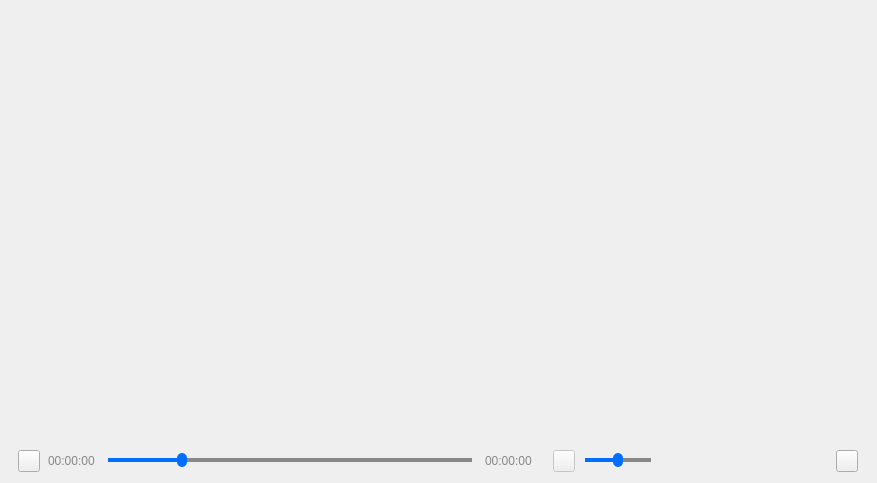
<?xml version="1.0" encoding="UTF-8"?>
<ui version="4.0">
 <class>MediaPlayer</class>
 <widget class="QWidget" name="MediaPlayer">
  <property name="geometry">
   <rect>
    <x>0</x>
    <y>0</y>
    <width>877</width>
    <height>483</height>
   </rect>
  </property>
  <property name="windowTitle">
   <string>Form</string>
  </property>
  <layout class="QVBoxLayout" name="verticalLayout">
   <property name="spacing">
    <number>0</number>
   </property>
   <property name="leftMargin">
    <number>0</number>
   </property>
   <property name="topMargin">
    <number>0</number>
   </property>
   <property name="rightMargin">
    <number>0</number>
   </property>
   <property name="bottomMargin">
    <number>0</number>
   </property>
   <item>
    <widget class="QWidgetVideoRender" name="widRender" native="true"/>
   </item>
   <item>
    <widget class="QWidget" name="widControl" native="true">
     <property name="maximumSize">
      <size>
       <width>16777215</width>
       <height>44</height>
      </size>
     </property>
     <property name="styleSheet">
      <string notr="true"/>
     </property>
     <layout class="QHBoxLayout" name="horizontalLayout">
      <property name="spacing">
       <number>0</number>
      </property>
      <property name="leftMargin">
       <number>18</number>
      </property>
      <property name="topMargin">
       <number>0</number>
      </property>
      <property name="rightMargin">
       <number>19</number>
      </property>
      <property name="bottomMargin">
       <number>0</number>
      </property>
      <item>
       <widget class="QPushButton" name="btnPlay">
        <property name="minimumSize">
         <size>
          <width>22</width>
          <height>22</height>
         </size>
        </property>
        <property name="maximumSize">
         <size>
          <width>22</width>
          <height>22</height>
         </size>
        </property>
        <property name="baseSize">
         <size>
          <width>0</width>
          <height>0</height>
         </size>
        </property>
        <property name="styleSheet">
         <string notr="true">QPushButton{
	border-image: url(:/Course/course/play.png);
}
QPushButtont:hover{
	border-image: url(:/Course/course/play.png);
}
QPushButton:pressed{
	border-image: url(:/Course/course/play_press.png);
}
QPushButton:disabled{
	border-image: url(:/Course/course/play.png);
}</string>
        </property>
        <property name="text">
         <string/>
        </property>
       </widget>
      </item>
      <item>
       <widget class="QLabel" name="lbCurTime">
        <property name="styleSheet">
         <string notr="true">color: rgb(136, 136, 136);
font: 12pt &quot;微软雅黑&quot;;
margin-left: 5px;
margin-right: 10px;</string>
        </property>
        <property name="text">
         <string>00:00:00</string>
        </property>
       </widget>
      </item>
      <item>
       <widget class="QSliderCustom" name="hsProgress">
        <property name="minimumSize">
         <size>
          <width>364</width>
          <height>0</height>
         </size>
        </property>
        <property name="maximumSize">
         <size>
          <width>364</width>
          <height>16777215</height>
         </size>
        </property>
        <property name="styleSheet">
         <string notr="true">QSlider::groove:horizontal {
	background: rgb(136, 136, 136);
	height: 4px;
}

QSlider::handle:horizontal {
	border-radius: 5px;
	margin: -5px -5px;
	width:  10px;	
    background: rgb(0, 110, 255);
}

QSlider::sub-page:horizontal {
	background: rgb(0, 110, 255);
}</string>
        </property>
        <property name="value">
         <number>20</number>
        </property>
        <property name="orientation">
         <enum>Qt::Horizontal</enum>
        </property>
       </widget>
      </item>
      <item>
       <widget class="QLabel" name="lbTotalTime">
        <property name="minimumSize">
         <size>
          <width>80</width>
          <height>0</height>
         </size>
        </property>
        <property name="styleSheet">
         <string notr="true">color: rgb(136, 136, 136);
font: 12pt &quot;微软雅黑&quot;;
margin-left: 10px;
margin-right: 18px;
</string>
        </property>
        <property name="text">
         <string>00:00:00</string>
        </property>
       </widget>
      </item>
      <item>
       <widget class="QPushButton" name="btnVolume">
        <property name="enabled">
         <bool>false</bool>
        </property>
        <property name="minimumSize">
         <size>
          <width>22</width>
          <height>22</height>
         </size>
        </property>
        <property name="maximumSize">
         <size>
          <width>22</width>
          <height>22</height>
         </size>
        </property>
        <property name="styleSheet">
         <string notr="true">QPushButton{
	border-image: url(:/Course/course/voice.png);
}
QPushButtont:hover{
	border-image: url(:/Course/course/voice.png);
}
QPushButton:pressed{
	border-image: url(:/Course/course/volice_press.png);
}
QPushButton:disabled{
	border-image: url(:/Course/course/voice.png);
}</string>
        </property>
        <property name="text">
         <string/>
        </property>
       </widget>
      </item>
      <item>
       <widget class="QLabel" name="label">
        <property name="minimumSize">
         <size>
          <width>10</width>
          <height>0</height>
         </size>
        </property>
        <property name="maximumSize">
         <size>
          <width>10</width>
          <height>16777215</height>
         </size>
        </property>
        <property name="text">
         <string/>
        </property>
       </widget>
      </item>
      <item>
       <widget class="QSliderCustom" name="hsVolume">
        <property name="minimumSize">
         <size>
          <width>66</width>
          <height>0</height>
         </size>
        </property>
        <property name="maximumSize">
         <size>
          <width>66</width>
          <height>16777215</height>
         </size>
        </property>
        <property name="styleSheet">
         <string notr="true">QSlider::groove:horizontal {
	background: rgb(136, 136, 136);
	height: 4px;
}

QSlider::handle:horizontal {
	border-radius: 5px;
	margin: -5px -5px;
	width:  10px;	
    background: rgb(0, 110, 255);
}

QSlider::sub-page:horizontal {
	background: rgb(0, 110, 255);
}</string>
        </property>
        <property name="maximum">
         <number>100</number>
        </property>
        <property name="singleStep">
         <number>5</number>
        </property>
        <property name="pageStep">
         <number>5</number>
        </property>
        <property name="value">
         <number>50</number>
        </property>
        <property name="orientation">
         <enum>Qt::Horizontal</enum>
        </property>
       </widget>
      </item>
      <item>
       <spacer name="horizontalSpacer">
        <property name="orientation">
         <enum>Qt::Horizontal</enum>
        </property>
        <property name="sizeHint" stdset="0">
         <size>
          <width>40</width>
          <height>20</height>
         </size>
        </property>
       </spacer>
      </item>
      <item>
       <widget class="QPushButton" name="btnOpen">
        <property name="minimumSize">
         <size>
          <width>22</width>
          <height>22</height>
         </size>
        </property>
        <property name="maximumSize">
         <size>
          <width>22</width>
          <height>22</height>
         </size>
        </property>
        <property name="styleSheet">
         <string notr="true">QPushButton{
	border-image: url(:/Course/course/file.png);
}

QPushButton::pressed{
	border-image: url(:/Course/course/file_press.png);
}</string>
        </property>
        <property name="text">
         <string/>
        </property>
       </widget>
      </item>
     </layout>
    </widget>
   </item>
  </layout>
 </widget>
 <customwidgets>
  <customwidget>
   <class>QWidgetVideoRender</class>
   <extends>QWidget</extends>
   <header>qwidgetvideorender.h</header>
   <container>1</container>
  </customwidget>
  <customwidget>
   <class>QSliderCustom</class>
   <extends>QSlider</extends>
   <header>qslidercustom.h</header>
  </customwidget>
 </customwidgets>
 <resources>
  <include location="../res/Course.qrc"/>
 </resources>
 <connections/>
</ui>
